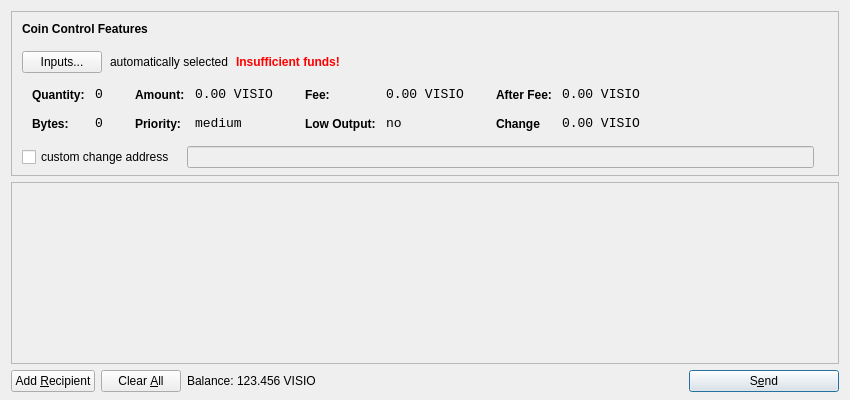
<?xml version="1.0" encoding="UTF-8"?>
<ui version="4.0">
 <class>SendCoinsDialog</class>
 <widget class="QDialog" name="SendCoinsDialog">
  <property name="geometry">
   <rect>
    <x>0</x>
    <y>0</y>
    <width>850</width>
    <height>400</height>
   </rect>
  </property>
  <property name="windowTitle">
   <string>Send Coins</string>
  </property>
  <layout class="QVBoxLayout" name="verticalLayout" stretch="0,1,0">
   <property name="bottomMargin">
    <number>8</number>
   </property>
   <item>
    <widget class="QFrame" name="frameCoinControl">
     <property name="sizePolicy">
      <sizepolicy hsizetype="Expanding" vsizetype="Expanding">
       <horstretch>0</horstretch>
       <verstretch>0</verstretch>
      </sizepolicy>
     </property>
     <property name="maximumSize">
      <size>
       <width>16777215</width>
       <height>16777215</height>
      </size>
     </property>
     <property name="frameShape">
      <enum>QFrame::StyledPanel</enum>
     </property>
     <property name="frameShadow">
      <enum>QFrame::Sunken</enum>
     </property>
     <layout class="QVBoxLayout" name="verticalLayoutCoinControl2">
      <property name="spacing">
       <number>-1</number>
      </property>
      <property name="leftMargin">
       <number>0</number>
      </property>
      <property name="topMargin">
       <number>0</number>
      </property>
      <property name="rightMargin">
       <number>0</number>
      </property>
      <property name="bottomMargin">
       <number>6</number>
      </property>
      <item>
       <layout class="QVBoxLayout" name="verticalLayoutCoinControl" stretch="0,0,0,0,1">
        <property name="spacing">
         <number>0</number>
        </property>
        <property name="leftMargin">
         <number>10</number>
        </property>
        <property name="topMargin">
         <number>10</number>
        </property>
        <item>
         <layout class="QHBoxLayout" name="horizontalLayoutCoinControl1">
          <property name="bottomMargin">
           <number>15</number>
          </property>
          <item>
           <widget class="QLabel" name="labelCoinControlFeatures">
            <property name="sizePolicy">
             <sizepolicy hsizetype="Preferred" vsizetype="Maximum">
              <horstretch>0</horstretch>
              <verstretch>0</verstretch>
             </sizepolicy>
            </property>
            <property name="font">
             <font>
              <weight>75</weight>
              <bold>true</bold>
             </font>
            </property>
            <property name="styleSheet">
             <string notr="true">font-weight:bold;</string>
            </property>
            <property name="text">
             <string>Coin Control Features</string>
            </property>
           </widget>
          </item>
         </layout>
        </item>
        <item>
         <layout class="QHBoxLayout" name="horizontalLayoutCoinControl2" stretch="0,0,0,0">
          <property name="spacing">
           <number>8</number>
          </property>
          <property name="bottomMargin">
           <number>10</number>
          </property>
          <item>
           <widget class="QPushButton" name="pushButtonCoinControl">
            <property name="styleSheet">
             <string notr="true"/>
            </property>
            <property name="text">
             <string>Inputs...</string>
            </property>
           </widget>
          </item>
          <item>
           <widget class="QLabel" name="labelCoinControlAutomaticallySelected">
            <property name="text">
             <string>automatically selected</string>
            </property>
            <property name="margin">
             <number>5</number>
            </property>
           </widget>
          </item>
          <item>
           <widget class="QLabel" name="labelCoinControlInsuffFunds">
            <property name="font">
             <font>
              <weight>75</weight>
              <bold>true</bold>
             </font>
            </property>
            <property name="styleSheet">
             <string notr="true">color:red;font-weight:bold;</string>
            </property>
            <property name="text">
             <string>Insufficient funds!</string>
            </property>
            <property name="margin">
             <number>5</number>
            </property>
           </widget>
          </item>
          <item>
           <spacer name="horizontalSpacerCoinControl">
            <property name="orientation">
             <enum>Qt::Horizontal</enum>
            </property>
            <property name="sizeHint" stdset="0">
             <size>
              <width>40</width>
              <height>1</height>
             </size>
            </property>
           </spacer>
          </item>
         </layout>
        </item>
        <item>
         <widget class="QWidget" name="widgetCoinControl" native="true">
          <property name="sizePolicy">
           <sizepolicy hsizetype="Preferred" vsizetype="Preferred">
            <horstretch>0</horstretch>
            <verstretch>0</verstretch>
           </sizepolicy>
          </property>
          <property name="minimumSize">
           <size>
            <width>0</width>
            <height>0</height>
           </size>
          </property>
          <property name="styleSheet">
           <string notr="true"/>
          </property>
          <layout class="QHBoxLayout" name="horizontalLayoutCoinControl5">
           <property name="margin">
            <number>0</number>
           </property>
           <item>
            <layout class="QHBoxLayout" name="horizontalLayoutCoinControl3" stretch="0,0,0,1">
             <property name="spacing">
              <number>20</number>
             </property>
             <property name="topMargin">
              <number>0</number>
             </property>
             <property name="bottomMargin">
              <number>10</number>
             </property>
             <item>
              <layout class="QFormLayout" name="formLayoutCoinControl1">
               <property name="horizontalSpacing">
                <number>10</number>
               </property>
               <property name="verticalSpacing">
                <number>14</number>
               </property>
               <property name="leftMargin">
                <number>10</number>
               </property>
               <property name="topMargin">
                <number>4</number>
               </property>
               <property name="rightMargin">
                <number>6</number>
               </property>
               <item row="0" column="0">
                <widget class="QLabel" name="labelCoinControlQuantityText">
                 <property name="styleSheet">
                  <string notr="true">font-weight:bold;</string>
                 </property>
                 <property name="text">
                  <string>Quantity:</string>
                 </property>
                 <property name="margin">
                  <number>0</number>
                 </property>
                </widget>
               </item>
               <item row="0" column="1">
                <widget class="QLabel" name="labelCoinControlQuantity">
                 <property name="font">
                  <font>
                   <family>Monospace</family>
                   <pointsize>10</pointsize>
                  </font>
                 </property>
                 <property name="cursor">
                  <cursorShape>IBeamCursor</cursorShape>
                 </property>
                 <property name="contextMenuPolicy">
                  <enum>Qt::ActionsContextMenu</enum>
                 </property>
                 <property name="text">
                  <string>0</string>
                 </property>
                 <property name="margin">
                  <number>0</number>
                 </property>
                 <property name="textInteractionFlags">
                  <set>Qt::LinksAccessibleByMouse|Qt::TextSelectableByKeyboard|Qt::TextSelectableByMouse</set>
                 </property>
                </widget>
               </item>
               <item row="1" column="0">
                <widget class="QLabel" name="labelCoinControlBytesText">
                 <property name="styleSheet">
                  <string notr="true">font-weight:bold;</string>
                 </property>
                 <property name="text">
                  <string>Bytes:</string>
                 </property>
                </widget>
               </item>
               <item row="1" column="1">
                <widget class="QLabel" name="labelCoinControlBytes">
                 <property name="font">
                  <font>
                   <family>Monospace</family>
                   <pointsize>10</pointsize>
                  </font>
                 </property>
                 <property name="cursor">
                  <cursorShape>IBeamCursor</cursorShape>
                 </property>
                 <property name="contextMenuPolicy">
                  <enum>Qt::ActionsContextMenu</enum>
                 </property>
                 <property name="text">
                  <string>0</string>
                 </property>
                 <property name="textInteractionFlags">
                  <set>Qt::LinksAccessibleByMouse|Qt::TextSelectableByKeyboard|Qt::TextSelectableByMouse</set>
                 </property>
                </widget>
               </item>
              </layout>
             </item>
             <item>
              <layout class="QFormLayout" name="formLayoutCoinControl2">
               <property name="horizontalSpacing">
                <number>10</number>
               </property>
               <property name="verticalSpacing">
                <number>14</number>
               </property>
               <property name="leftMargin">
                <number>6</number>
               </property>
               <property name="topMargin">
                <number>4</number>
               </property>
               <property name="rightMargin">
                <number>6</number>
               </property>
               <item row="0" column="0">
                <widget class="QLabel" name="labelCoinControlAmountText">
                 <property name="styleSheet">
                  <string notr="true">font-weight:bold;</string>
                 </property>
                 <property name="text">
                  <string>Amount:</string>
                 </property>
                 <property name="margin">
                  <number>0</number>
                 </property>
                </widget>
               </item>
               <item row="0" column="1">
                <widget class="QLabel" name="labelCoinControlAmount">
                 <property name="font">
                  <font>
                   <family>Monospace</family>
                   <pointsize>10</pointsize>
                  </font>
                 </property>
                 <property name="cursor">
                  <cursorShape>IBeamCursor</cursorShape>
                 </property>
                 <property name="contextMenuPolicy">
                  <enum>Qt::ActionsContextMenu</enum>
                 </property>
                 <property name="text">
                  <string notr="true">0.00 VISIO</string>
                 </property>
                 <property name="textInteractionFlags">
                  <set>Qt::LinksAccessibleByMouse|Qt::TextSelectableByKeyboard|Qt::TextSelectableByMouse</set>
                 </property>
                </widget>
               </item>
               <item row="1" column="0">
                <widget class="QLabel" name="labelCoinControlPriorityText">
                 <property name="styleSheet">
                  <string notr="true">font-weight:bold;</string>
                 </property>
                 <property name="text">
                  <string>Priority:</string>
                 </property>
                </widget>
               </item>
               <item row="1" column="1">
                <widget class="QLabel" name="labelCoinControlPriority">
                 <property name="font">
                  <font>
                   <family>Monospace</family>
                   <pointsize>10</pointsize>
                  </font>
                 </property>
                 <property name="cursor">
                  <cursorShape>IBeamCursor</cursorShape>
                 </property>
                 <property name="contextMenuPolicy">
                  <enum>Qt::ActionsContextMenu</enum>
                 </property>
                 <property name="text">
                  <string>medium</string>
                 </property>
                 <property name="textInteractionFlags">
                  <set>Qt::LinksAccessibleByMouse|Qt::TextSelectableByKeyboard|Qt::TextSelectableByMouse</set>
                 </property>
                </widget>
               </item>
              </layout>
             </item>
             <item>
              <layout class="QFormLayout" name="formLayoutCoinControl3">
               <property name="horizontalSpacing">
                <number>10</number>
               </property>
               <property name="verticalSpacing">
                <number>14</number>
               </property>
               <property name="leftMargin">
                <number>6</number>
               </property>
               <property name="topMargin">
                <number>4</number>
               </property>
               <property name="rightMargin">
                <number>6</number>
               </property>
               <item row="0" column="0">
                <widget class="QLabel" name="labelCoinControlFeeText">
                 <property name="styleSheet">
                  <string notr="true">font-weight:bold;</string>
                 </property>
                 <property name="text">
                  <string>Fee:</string>
                 </property>
                 <property name="margin">
                  <number>0</number>
                 </property>
                </widget>
               </item>
               <item row="0" column="1">
                <widget class="QLabel" name="labelCoinControlFee">
                 <property name="font">
                  <font>
                   <family>Monospace</family>
                   <pointsize>10</pointsize>
                  </font>
                 </property>
                 <property name="cursor">
                  <cursorShape>IBeamCursor</cursorShape>
                 </property>
                 <property name="contextMenuPolicy">
                  <enum>Qt::ActionsContextMenu</enum>
                 </property>
                 <property name="text">
                  <string notr="true">0.00 VISIO</string>
                 </property>
                 <property name="textInteractionFlags">
                  <set>Qt::LinksAccessibleByMouse|Qt::TextSelectableByKeyboard|Qt::TextSelectableByMouse</set>
                 </property>
                </widget>
               </item>
               <item row="1" column="0">
                <widget class="QLabel" name="labelCoinControlLowOutputText">
                 <property name="styleSheet">
                  <string notr="true">font-weight:bold;</string>
                 </property>
                 <property name="text">
                  <string>Low Output:</string>
                 </property>
                </widget>
               </item>
               <item row="1" column="1">
                <widget class="QLabel" name="labelCoinControlLowOutput">
                 <property name="font">
                  <font>
                   <family>Monospace</family>
                   <pointsize>10</pointsize>
                  </font>
                 </property>
                 <property name="cursor">
                  <cursorShape>IBeamCursor</cursorShape>
                 </property>
                 <property name="contextMenuPolicy">
                  <enum>Qt::ActionsContextMenu</enum>
                 </property>
                 <property name="text">
                  <string>no</string>
                 </property>
                 <property name="textInteractionFlags">
                  <set>Qt::LinksAccessibleByMouse|Qt::TextSelectableByKeyboard|Qt::TextSelectableByMouse</set>
                 </property>
                </widget>
               </item>
              </layout>
             </item>
             <item>
              <layout class="QFormLayout" name="formLayoutCoinControl4">
               <property name="horizontalSpacing">
                <number>10</number>
               </property>
               <property name="verticalSpacing">
                <number>14</number>
               </property>
               <property name="leftMargin">
                <number>6</number>
               </property>
               <property name="topMargin">
                <number>4</number>
               </property>
               <property name="rightMargin">
                <number>6</number>
               </property>
               <item row="0" column="0">
                <widget class="QLabel" name="labelCoinControlAfterFeeText">
                 <property name="styleSheet">
                  <string notr="true">font-weight:bold;</string>
                 </property>
                 <property name="text">
                  <string>After Fee:</string>
                 </property>
                 <property name="margin">
                  <number>0</number>
                 </property>
                </widget>
               </item>
               <item row="0" column="1">
                <widget class="QLabel" name="labelCoinControlAfterFee">
                 <property name="font">
                  <font>
                   <family>Monospace</family>
                   <pointsize>10</pointsize>
                  </font>
                 </property>
                 <property name="cursor">
                  <cursorShape>IBeamCursor</cursorShape>
                 </property>
                 <property name="contextMenuPolicy">
                  <enum>Qt::ActionsContextMenu</enum>
                 </property>
                 <property name="text">
                  <string notr="true">0.00 VISIO</string>
                 </property>
                 <property name="textInteractionFlags">
                  <set>Qt::LinksAccessibleByMouse|Qt::TextSelectableByKeyboard|Qt::TextSelectableByMouse</set>
                 </property>
                </widget>
               </item>
               <item row="1" column="0">
                <widget class="QLabel" name="labelCoinControlChangeText">
                 <property name="styleSheet">
                  <string notr="true">font-weight:bold;</string>
                 </property>
                 <property name="text">
                  <string>Change</string>
                 </property>
                </widget>
               </item>
               <item row="1" column="1">
                <widget class="QLabel" name="labelCoinControlChange">
                 <property name="font">
                  <font>
                   <family>Monospace</family>
                   <pointsize>10</pointsize>
                  </font>
                 </property>
                 <property name="cursor">
                  <cursorShape>IBeamCursor</cursorShape>
                 </property>
                 <property name="contextMenuPolicy">
                  <enum>Qt::ActionsContextMenu</enum>
                 </property>
                 <property name="text">
                  <string notr="true">0.00 VISIO</string>
                 </property>
                 <property name="textInteractionFlags">
                  <set>Qt::LinksAccessibleByMouse|Qt::TextSelectableByKeyboard|Qt::TextSelectableByMouse</set>
                 </property>
                </widget>
               </item>
              </layout>
             </item>
            </layout>
           </item>
          </layout>
         </widget>
        </item>
        <item>
         <layout class="QHBoxLayout" name="horizontalLayoutCoinControl4" stretch="0,0,0">
          <property name="spacing">
           <number>12</number>
          </property>
          <property name="sizeConstraint">
           <enum>QLayout::SetDefaultConstraint</enum>
          </property>
          <property name="topMargin">
           <number>5</number>
          </property>
          <property name="rightMargin">
           <number>5</number>
          </property>
          <item>
           <widget class="QCheckBox" name="checkBoxCoinControlChange">
            <property name="text">
             <string>custom change address</string>
            </property>
           </widget>
          </item>
          <item>
           <widget class="QLineEdit" name="lineEditCoinControlChange">
            <property name="enabled">
             <bool>false</bool>
            </property>
            <property name="sizePolicy">
             <sizepolicy hsizetype="Expanding" vsizetype="Fixed">
              <horstretch>0</horstretch>
              <verstretch>0</verstretch>
             </sizepolicy>
            </property>
           </widget>
          </item>
          <item>
           <widget class="QLabel" name="labelCoinControlChangeLabel">
            <property name="sizePolicy">
             <sizepolicy hsizetype="Preferred" vsizetype="Expanding">
              <horstretch>0</horstretch>
              <verstretch>0</verstretch>
             </sizepolicy>
            </property>
            <property name="minimumSize">
             <size>
              <width>0</width>
              <height>0</height>
             </size>
            </property>
            <property name="text">
             <string/>
            </property>
            <property name="margin">
             <number>3</number>
            </property>
           </widget>
          </item>
         </layout>
        </item>
        <item>
         <spacer name="verticalSpacerCoinControl">
          <property name="orientation">
           <enum>Qt::Vertical</enum>
          </property>
          <property name="sizeHint" stdset="0">
           <size>
            <width>800</width>
            <height>1</height>
           </size>
          </property>
         </spacer>
        </item>
       </layout>
      </item>
     </layout>
    </widget>
   </item>
   <item>
    <widget class="QScrollArea" name="scrollArea">
     <property name="widgetResizable">
      <bool>true</bool>
     </property>
     <widget class="QWidget" name="scrollAreaWidgetContents">
      <property name="geometry">
       <rect>
        <x>0</x>
        <y>0</y>
        <width>830</width>
        <height>165</height>
       </rect>
      </property>
      <layout class="QVBoxLayout" name="verticalLayout_2">
       <property name="margin">
        <number>0</number>
       </property>
       <item>
        <layout class="QVBoxLayout" name="entries">
         <property name="spacing">
          <number>6</number>
         </property>
        </layout>
       </item>
       <item>
        <spacer name="verticalSpacer">
         <property name="orientation">
          <enum>Qt::Vertical</enum>
         </property>
         <property name="sizeHint" stdset="0">
          <size>
           <width>20</width>
           <height>40</height>
          </size>
         </property>
        </spacer>
       </item>
      </layout>
     </widget>
    </widget>
   </item>
   <item>
    <layout class="QHBoxLayout" name="horizontalLayout">
     <item>
      <widget class="QPushButton" name="addButton">
       <property name="toolTip">
        <string>Send to multiple recipients at once</string>
       </property>
       <property name="text">
        <string>Add &amp;Recipient</string>
       </property>
       <property name="autoDefault">
        <bool>false</bool>
       </property>
      </widget>
     </item>
     <item>
      <widget class="QPushButton" name="clearButton">
       <property name="sizePolicy">
        <sizepolicy hsizetype="Minimum" vsizetype="Fixed">
         <horstretch>0</horstretch>
         <verstretch>0</verstretch>
        </sizepolicy>
       </property>
       <property name="toolTip">
        <string>Remove all transaction fields</string>
       </property>
       <property name="text">
        <string>Clear &amp;All</string>
       </property>
       <property name="autoRepeatDelay">
        <number>300</number>
       </property>
       <property name="autoDefault">
        <bool>false</bool>
       </property>
      </widget>
     </item>
     <item>
      <layout class="QHBoxLayout" name="horizontalLayout_2">
       <property name="spacing">
        <number>3</number>
       </property>
       <item>
        <widget class="QLabel" name="label">
         <property name="sizePolicy">
          <sizepolicy hsizetype="Preferred" vsizetype="Fixed">
           <horstretch>0</horstretch>
           <verstretch>0</verstretch>
          </sizepolicy>
         </property>
         <property name="text">
          <string>Balance:</string>
         </property>
        </widget>
       </item>
       <item>
        <widget class="QLabel" name="labelBalance">
         <property name="sizePolicy">
          <sizepolicy hsizetype="Preferred" vsizetype="Fixed">
           <horstretch>0</horstretch>
           <verstretch>0</verstretch>
          </sizepolicy>
         </property>
         <property name="cursor">
          <cursorShape>IBeamCursor</cursorShape>
         </property>
         <property name="text">
          <string notr="true">123.456 VISIO</string>
         </property>
         <property name="textInteractionFlags">
          <set>Qt::LinksAccessibleByMouse|Qt::TextSelectableByKeyboard|Qt::TextSelectableByMouse</set>
         </property>
        </widget>
       </item>
      </layout>
     </item>
     <item>
      <spacer name="horizontalSpacer">
       <property name="orientation">
        <enum>Qt::Horizontal</enum>
       </property>
       <property name="sizeHint" stdset="0">
        <size>
         <width>40</width>
         <height>20</height>
        </size>
       </property>
      </spacer>
     </item>
     <item>
      <widget class="QPushButton" name="sendButton">
       <property name="minimumSize">
        <size>
         <width>150</width>
         <height>0</height>
        </size>
       </property>
       <property name="toolTip">
        <string>Confirm the send action</string>
       </property>
       <property name="text">
        <string>S&amp;end</string>
       </property>
       <property name="icon">
        <iconset resource="../bitcoin.qrc">
         <normaloff>:/icons/send</normaloff>:/icons/send</iconset>
       </property>
       <property name="default">
        <bool>true</bool>
       </property>
      </widget>
     </item>
    </layout>
   </item>
  </layout>
 </widget>
 <resources>
  <include location="../bitcoin.qrc"/>
 </resources>
 <connections/>
</ui>
